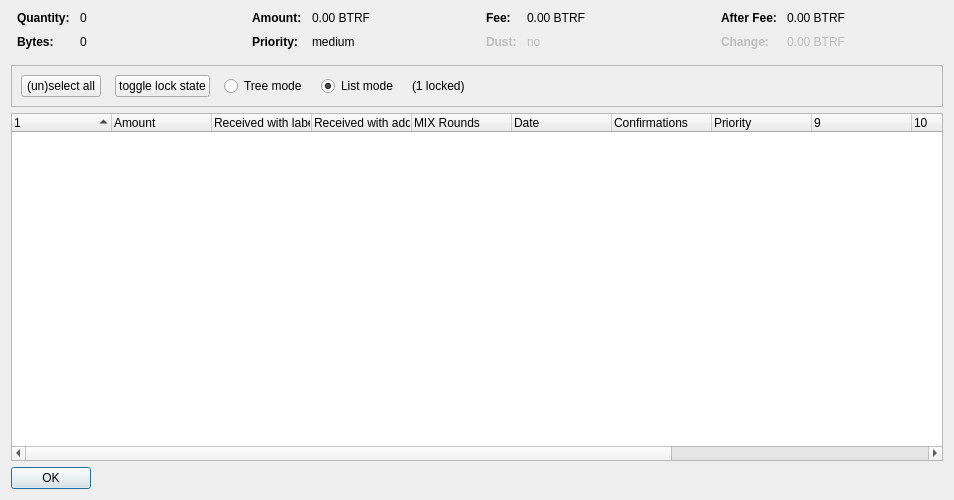
<?xml version="1.0" encoding="UTF-8"?>
<ui version="4.0">
 <class>CoinControlDialog</class>
 <widget class="QDialog" name="CoinControlDialog">
  <property name="geometry">
   <rect>
    <x>0</x>
    <y>0</y>
    <width>954</width>
    <height>500</height>
   </rect>
  </property>
  <property name="windowTitle">
   <string>Coin Selection</string>
  </property>
  <layout class="QVBoxLayout" name="verticalLayout">
   <item>
    <layout class="QHBoxLayout" name="horizontalLayoutTop" stretch="0,0,0,0">
     <property name="topMargin">
      <number>0</number>
     </property>
     <property name="bottomMargin">
      <number>10</number>
     </property>
     <item>
      <layout class="QFormLayout" name="formLayoutCoinControl1">
       <property name="horizontalSpacing">
        <number>10</number>
       </property>
       <property name="verticalSpacing">
        <number>10</number>
       </property>
       <property name="leftMargin">
        <number>6</number>
       </property>
       <property name="rightMargin">
        <number>6</number>
       </property>
       <item row="0" column="0">
        <widget class="QLabel" name="labelCoinControlQuantityText">
         <property name="font">
          <font>
           <weight>75</weight>
           <bold>true</bold>
          </font>
         </property>
         <property name="text">
          <string>Quantity:</string>
         </property>
        </widget>
       </item>
       <item row="0" column="1">
        <widget class="QLabel" name="labelCoinControlQuantity">
         <property name="cursor">
          <cursorShape>IBeamCursor</cursorShape>
         </property>
         <property name="contextMenuPolicy">
          <enum>Qt::ActionsContextMenu</enum>
         </property>
         <property name="text">
          <string notr="true">0</string>
         </property>
         <property name="textInteractionFlags">
          <set>Qt::LinksAccessibleByMouse|Qt::TextSelectableByKeyboard|Qt::TextSelectableByMouse</set>
         </property>
        </widget>
       </item>
       <item row="1" column="0">
        <widget class="QLabel" name="labelCoinControlBytesText">
         <property name="font">
          <font>
           <weight>75</weight>
           <bold>true</bold>
          </font>
         </property>
         <property name="text">
          <string>Bytes:</string>
         </property>
        </widget>
       </item>
       <item row="1" column="1">
        <widget class="QLabel" name="labelCoinControlBytes">
         <property name="cursor">
          <cursorShape>IBeamCursor</cursorShape>
         </property>
         <property name="contextMenuPolicy">
          <enum>Qt::ActionsContextMenu</enum>
         </property>
         <property name="text">
          <string notr="true">0</string>
         </property>
         <property name="textInteractionFlags">
          <set>Qt::LinksAccessibleByMouse|Qt::TextSelectableByKeyboard|Qt::TextSelectableByMouse</set>
         </property>
        </widget>
       </item>
      </layout>
     </item>
     <item>
      <layout class="QFormLayout" name="formLayoutCoinControl2">
       <property name="horizontalSpacing">
        <number>10</number>
       </property>
       <property name="verticalSpacing">
        <number>10</number>
       </property>
       <property name="leftMargin">
        <number>6</number>
       </property>
       <property name="rightMargin">
        <number>6</number>
       </property>
       <item row="0" column="0">
        <widget class="QLabel" name="labelCoinControlAmountText">
         <property name="font">
          <font>
           <weight>75</weight>
           <bold>true</bold>
          </font>
         </property>
         <property name="text">
          <string>Amount:</string>
         </property>
        </widget>
       </item>
       <item row="0" column="1">
        <widget class="QLabel" name="labelCoinControlAmount">
         <property name="cursor">
          <cursorShape>IBeamCursor</cursorShape>
         </property>
         <property name="contextMenuPolicy">
          <enum>Qt::ActionsContextMenu</enum>
         </property>
         <property name="text">
          <string notr="true">0.00 BTRF</string>
         </property>
         <property name="textInteractionFlags">
          <set>Qt::LinksAccessibleByMouse|Qt::TextSelectableByKeyboard|Qt::TextSelectableByMouse</set>
         </property>
        </widget>
       </item>
       <item row="1" column="0">
        <widget class="QLabel" name="labelCoinControlPriorityText">
         <property name="font">
          <font>
           <weight>75</weight>
           <bold>true</bold>
          </font>
         </property>
         <property name="text">
          <string>Priority:</string>
         </property>
        </widget>
       </item>
       <item row="1" column="1">
        <widget class="QLabel" name="labelCoinControlPriority">
         <property name="cursor">
          <cursorShape>IBeamCursor</cursorShape>
         </property>
         <property name="contextMenuPolicy">
          <enum>Qt::ActionsContextMenu</enum>
         </property>
         <property name="text">
          <string>medium</string>
         </property>
         <property name="textInteractionFlags">
          <set>Qt::LinksAccessibleByMouse|Qt::TextSelectableByKeyboard|Qt::TextSelectableByMouse</set>
         </property>
        </widget>
       </item>
      </layout>
     </item>
     <item>
      <layout class="QFormLayout" name="formLayoutCoinControl3">
       <property name="horizontalSpacing">
        <number>10</number>
       </property>
       <property name="verticalSpacing">
        <number>10</number>
       </property>
       <property name="leftMargin">
        <number>6</number>
       </property>
       <property name="rightMargin">
        <number>6</number>
       </property>
       <item row="0" column="0">
        <widget class="QLabel" name="labelCoinControlFeeText">
         <property name="font">
          <font>
           <weight>75</weight>
           <bold>true</bold>
          </font>
         </property>
         <property name="text">
          <string>Fee:</string>
         </property>
        </widget>
       </item>
       <item row="0" column="1">
        <widget class="QLabel" name="labelCoinControlFee">
         <property name="cursor">
          <cursorShape>IBeamCursor</cursorShape>
         </property>
         <property name="contextMenuPolicy">
          <enum>Qt::ActionsContextMenu</enum>
         </property>
         <property name="text">
          <string notr="true">0.00 BTRF</string>
         </property>
         <property name="textInteractionFlags">
          <set>Qt::LinksAccessibleByMouse|Qt::TextSelectableByKeyboard|Qt::TextSelectableByMouse</set>
         </property>
        </widget>
       </item>
       <item row="1" column="0">
        <widget class="QLabel" name="labelCoinControlLowOutputText">
         <property name="enabled">
          <bool>false</bool>
         </property>
         <property name="font">
          <font>
           <weight>75</weight>
           <bold>true</bold>
          </font>
         </property>
         <property name="text">
          <string>Dust:</string>
         </property>
        </widget>
       </item>
       <item row="1" column="1">
        <widget class="QLabel" name="labelCoinControlLowOutput">
         <property name="enabled">
          <bool>false</bool>
         </property>
         <property name="cursor">
          <cursorShape>IBeamCursor</cursorShape>
         </property>
         <property name="contextMenuPolicy">
          <enum>Qt::ActionsContextMenu</enum>
         </property>
         <property name="text">
          <string>no</string>
         </property>
         <property name="textInteractionFlags">
          <set>Qt::LinksAccessibleByMouse|Qt::TextSelectableByKeyboard|Qt::TextSelectableByMouse</set>
         </property>
        </widget>
       </item>
      </layout>
     </item>
     <item>
      <layout class="QFormLayout" name="formLayoutCoinControl4">
       <property name="horizontalSpacing">
        <number>10</number>
       </property>
       <property name="verticalSpacing">
        <number>10</number>
       </property>
       <property name="leftMargin">
        <number>6</number>
       </property>
       <property name="rightMargin">
        <number>6</number>
       </property>
       <item row="0" column="0">
        <widget class="QLabel" name="labelCoinControlAfterFeeText">
         <property name="font">
          <font>
           <weight>75</weight>
           <bold>true</bold>
          </font>
         </property>
         <property name="text">
          <string>After Fee:</string>
         </property>
        </widget>
       </item>
       <item row="0" column="1">
        <widget class="QLabel" name="labelCoinControlAfterFee">
         <property name="cursor">
          <cursorShape>IBeamCursor</cursorShape>
         </property>
         <property name="contextMenuPolicy">
          <enum>Qt::ActionsContextMenu</enum>
         </property>
         <property name="text">
          <string notr="true">0.00 BTRF</string>
         </property>
         <property name="textInteractionFlags">
          <set>Qt::LinksAccessibleByMouse|Qt::TextSelectableByKeyboard|Qt::TextSelectableByMouse</set>
         </property>
        </widget>
       </item>
       <item row="1" column="0">
        <widget class="QLabel" name="labelCoinControlChangeText">
         <property name="enabled">
          <bool>false</bool>
         </property>
         <property name="font">
          <font>
           <weight>75</weight>
           <bold>true</bold>
          </font>
         </property>
         <property name="text">
          <string>Change:</string>
         </property>
        </widget>
       </item>
       <item row="1" column="1">
        <widget class="QLabel" name="labelCoinControlChange">
         <property name="enabled">
          <bool>false</bool>
         </property>
         <property name="cursor">
          <cursorShape>IBeamCursor</cursorShape>
         </property>
         <property name="contextMenuPolicy">
          <enum>Qt::ActionsContextMenu</enum>
         </property>
         <property name="text">
          <string notr="true">0.00 BTRF</string>
         </property>
         <property name="textInteractionFlags">
          <set>Qt::LinksAccessibleByMouse|Qt::TextSelectableByKeyboard|Qt::TextSelectableByMouse</set>
         </property>
        </widget>
       </item>
      </layout>
     </item>
    </layout>
   </item>
   <item>
    <widget class="QFrame" name="frame">
     <property name="minimumSize">
      <size>
       <width>0</width>
       <height>40</height>
      </size>
     </property>
     <property name="frameShape">
      <enum>QFrame::StyledPanel</enum>
     </property>
     <property name="frameShadow">
      <enum>QFrame::Sunken</enum>
     </property>
     <layout class="QHBoxLayout" name="horizontalLayout">
      <item>
       <layout class="QHBoxLayout" name="horizontalLayoutPanel" stretch="0,0,0,0,0,0">
        <property name="spacing">
         <number>14</number>
        </property>
        <item>
         <widget class="QPushButton" name="pushButtonSelectAll">
          <property name="sizePolicy">
           <sizepolicy hsizetype="Maximum" vsizetype="Fixed">
            <horstretch>0</horstretch>
            <verstretch>0</verstretch>
           </sizepolicy>
          </property>
          <property name="text">
           <string>(un)select all</string>
          </property>
          <property name="autoDefault">
           <bool>false</bool>
          </property>
         </widget>
        </item>
        <item>
         <widget class="QPushButton" name="pushButtonToggleLock">
          <property name="sizePolicy">
           <sizepolicy hsizetype="Maximum" vsizetype="Fixed">
            <horstretch>0</horstretch>
            <verstretch>0</verstretch>
           </sizepolicy>
          </property>
          <property name="text">
           <string>toggle lock state</string>
          </property>
          <property name="autoDefault">
           <bool>false</bool>
          </property>
         </widget>
        </item>
        <item>
         <widget class="QRadioButton" name="radioTreeMode">
          <property name="sizePolicy">
           <sizepolicy hsizetype="Maximum" vsizetype="Fixed">
            <horstretch>0</horstretch>
            <verstretch>0</verstretch>
           </sizepolicy>
          </property>
          <property name="text">
           <string>Tree mode</string>
          </property>
         </widget>
        </item>
        <item>
         <widget class="QRadioButton" name="radioListMode">
          <property name="sizePolicy">
           <sizepolicy hsizetype="Maximum" vsizetype="Fixed">
            <horstretch>0</horstretch>
            <verstretch>0</verstretch>
           </sizepolicy>
          </property>
          <property name="text">
           <string>List mode</string>
          </property>
          <property name="checked">
           <bool>true</bool>
          </property>
         </widget>
        </item>
        <item>
         <widget class="QLabel" name="labelLocked">
          <property name="text">
           <string>(1 locked)</string>
          </property>
         </widget>
        </item>
        <item>
         <spacer name="horizontalSpacer">
          <property name="orientation">
           <enum>Qt::Horizontal</enum>
          </property>
          <property name="sizeHint" stdset="0">
           <size>
            <width>40</width>
            <height>20</height>
           </size>
          </property>
         </spacer>
        </item>
       </layout>
      </item>
     </layout>
    </widget>
   </item>
   <item>
    <widget class="CoinControlTreeWidget" name="treeWidget">
     <property name="contextMenuPolicy">
      <enum>Qt::CustomContextMenu</enum>
     </property>
     <property name="sortingEnabled">
      <bool>false</bool>
     </property>
     <property name="columnCount">
      <number>13</number>
     </property>
     <attribute name="headerShowSortIndicator" stdset="0">
      <bool>true</bool>
     </attribute>
     <attribute name="headerStretchLastSection">
      <bool>false</bool>
     </attribute>
     <column>
      <property name="text">
       <string/>
      </property>
     </column>
     <column>
      <property name="text">
       <string>Amount</string>
      </property>
     </column>
     <column>
      <property name="text">
       <string>Received with label</string>
      </property>
     </column>
     <column>
      <property name="text">
       <string>Received with address</string>
      </property>
     </column>
     <column>
      <property name="text">
       <string>MIX Rounds</string>
      </property>
     </column>
     <column>
      <property name="text">
       <string>Date</string>
      </property>
     </column>
     <column>
      <property name="text">
       <string>Confirmations</string>
      </property>
      <property name="toolTip">
       <string>Confirmed</string>
      </property>
     </column>
     <column>
      <property name="text">
       <string>Priority</string>
      </property>
     </column>
     <column>
      <property name="text">
       <string/>
      </property>
     </column>
     <column>
      <property name="text">
       <string/>
      </property>
     </column>
     <column>
      <property name="text">
       <string/>
      </property>
     </column>
     <column>
      <property name="text">
       <string/>
      </property>
     </column>
     <column>
      <property name="text">
       <string/>
      </property>
     </column>
    </widget>
   </item>
   <item>
    <widget class="QDialogButtonBox" name="buttonBox">
     <property name="sizePolicy">
      <sizepolicy hsizetype="Maximum" vsizetype="Fixed">
       <horstretch>0</horstretch>
       <verstretch>0</verstretch>
      </sizepolicy>
     </property>
     <property name="orientation">
      <enum>Qt::Horizontal</enum>
     </property>
     <property name="standardButtons">
      <set>QDialogButtonBox::Ok</set>
     </property>
    </widget>
   </item>
  </layout>
 </widget>
 <customwidgets>
  <customwidget>
   <class>CoinControlTreeWidget</class>
   <extends>QTreeWidget</extends>
   <header>coincontroltreewidget.h</header>
  </customwidget>
 </customwidgets>
 <resources/>
 <connections/>
</ui>
